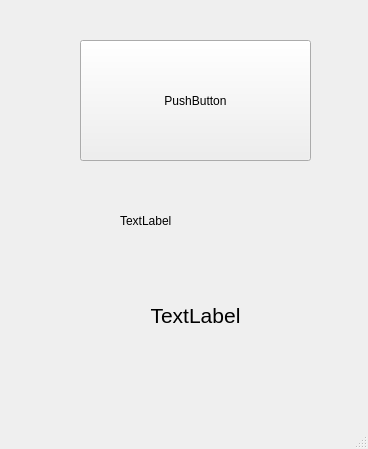
<?xml version="1.0" encoding="UTF-8"?>
<ui version="4.0">
 <class>MainWindow</class>
 <widget class="QMainWindow" name="MainWindow">
  <property name="geometry">
   <rect>
    <x>0</x>
    <y>0</y>
    <width>368</width>
    <height>449</height>
   </rect>
  </property>
  <property name="windowTitle">
   <string>MainWindow</string>
  </property>
  <widget class="QWidget" name="centralwidget">
   <widget class="QPushButton" name="boton">
    <property name="geometry">
     <rect>
      <x>80</x>
      <y>40</y>
      <width>231</width>
      <height>121</height>
     </rect>
    </property>
    <property name="text">
     <string>PushButton</string>
    </property>
   </widget>
   <widget class="QLabel" name="bienvenido">
    <property name="geometry">
     <rect>
      <x>20</x>
      <y>260</y>
      <width>351</width>
      <height>111</height>
     </rect>
    </property>
    <property name="font">
     <font>
      <pointsize>16</pointsize>
     </font>
    </property>
    <property name="text">
     <string>TextLabel</string>
    </property>
    <property name="alignment">
     <set>Qt::AlignCenter</set>
    </property>
   </widget>
   <widget class="QLabel" name="posicion">
    <property name="geometry">
     <rect>
      <x>120</x>
      <y>210</y>
      <width>141</width>
      <height>21</height>
     </rect>
    </property>
    <property name="text">
     <string>TextLabel</string>
    </property>
   </widget>
  </widget>
  <widget class="QMenuBar" name="menubar">
   <property name="geometry">
    <rect>
     <x>0</x>
     <y>0</y>
     <width>368</width>
     <height>21</height>
    </rect>
   </property>
  </widget>
  <widget class="QStatusBar" name="statusbar"/>
 </widget>
 <resources/>
 <connections/>
</ui>
